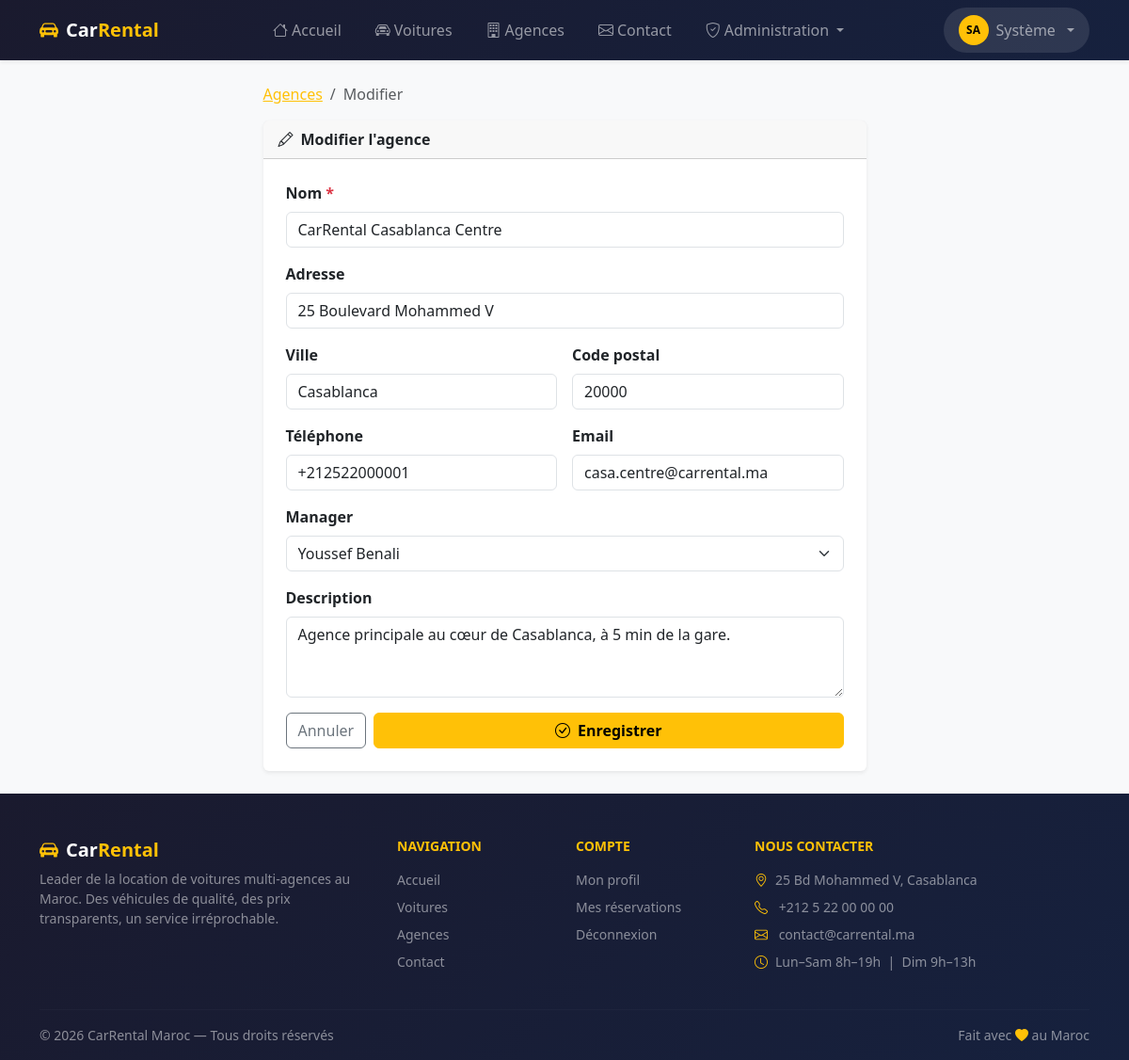
/admin/agencies/1/edit (signed in), run on the app's committed database.
### tables this page shows
CREATE TABLE agencies (
    id          INT UNSIGNED    NOT NULL AUTO_INCREMENT,
    manager_id  INT UNSIGNED    NULL,
    nom         VARCHAR(150)    NOT NULL,
    adresse     VARCHAR(255)    NOT NULL,
    ville       VARCHAR(100)    NOT NULL,
    code_postal VARCHAR(10)     NULL,
    pays        VARCHAR(100)    NOT NULL DEFAULT 'Maroc',
    telephone   VARCHAR(20)     NULL,
    email       VARCHAR(191)    NULL,
    description TEXT            NULL,
    logo        VARCHAR(255)    NULL,
    actif       TINYINT(1)      NOT NULL DEFAULT 1,
    created_at  TIMESTAMP       NOT NULL DEFAULT CURRENT_TIMESTAMP,
    updated_at  TIMESTAMP       NOT NULL DEFAULT CURRENT_TIMESTAMP
                                ON UPDATE CURRENT_TIMESTAMP,
    PRIMARY KEY (id),
    UNIQUE KEY uq_agencies_email (email),
    INDEX idx_agencies_ville (ville),
    INDEX idx_agencies_actif (actif),
    CONSTRAINT fk_agencies_manager
        FOREIGN KEY (manager_id) REFERENCES users (id)
        ON DELETE SET NULL ON UPDATE CASCADE
);

CREATE TABLE users (
    id          INT UNSIGNED    NOT NULL AUTO_INCREMENT,
    nom         VARCHAR(100)    NOT NULL,
    prenom      VARCHAR(100)    NOT NULL,
    email       VARCHAR(191)    NOT NULL,
    password    VARCHAR(255)    NOT NULL,
    role        ENUM('client', 'agency_manager', 'super_manager')
                                NOT NULL DEFAULT 'client',
    telephone   VARCHAR(20)     NULL,
    avatar      VARCHAR(255)    NULL,
    actif       TINYINT(1)      NOT NULL DEFAULT 1,
    created_at  TIMESTAMP       NOT NULL DEFAULT CURRENT_TIMESTAMP,
    updated_at  TIMESTAMP       NOT NULL DEFAULT CURRENT_TIMESTAMP
                                ON UPDATE CURRENT_TIMESTAMP,
    PRIMARY KEY (id),
    UNIQUE KEY uq_users_email (email),
    INDEX idx_users_role (role),
    INDEX idx_users_actif (actif)
);

### core/App.php (called while the page is built, shortened)
<?php
class App
{
    private Router $router;
    public function __construct()
    {
        $this->router = new Router();
    }
    public function run(): void
    {
        $this->router->dispatch(
            $_SERVER['REQUEST_METHOD'],
            $_SERVER['REQUEST_URI']
        );
    }
}

### public/index.php (called while the page is built, shortened)
<?php
$config = require BASE_PATH . '/config/app.php';
(new \App\Core\App())->run();

### core/Database.php (called while the page is built, shortened)
<?php
class Database
{
    private static ?PDO $instance = null;
    public static function getInstance(): PDO
    {
        if (self::$instance === null) {
            $config = require BASE_PATH . '/config/database.php';
            $dsn = sprintf(
                'mysql:host=%s;port=%s;dbname=%s;charset=utf8mb4',
                $config['host'],
                $config['port'] ?? 3306,
                $config['database']
            );
            try {
                self::$instance = new PDO($dsn, $config['username'], $config['password'], [
                    PDO::ATTR_ERRMODE            => PDO::ERRMODE_EXCEPTION,
                    PDO::ATTR_DEFAULT_FETCH_MODE => PDO::FETCH_ASSOC,
                    PDO::ATTR_EMULATE_PREPARES   => false,
                ]);
            } catch (PDOException $e) {
                error_log('[DB] ' . $e->getMessage());
                http_response_code(500);
                die('Erreur de connexion à la base de données.');
            }
        }
        return self::$instance;
    }
}

### core/Model.php (called while the page is built, shortened)
<?php
abstract class Model
{
    protected PDO    $db;
    public function __construct()
    {
        $this->db = Database::getInstance();
    }
    public function query(string $sql, array $params = []): array
    {
        $stmt = $this->db->prepare($sql);
        $stmt->execute($params);
        return $stmt->fetchAll();
    }
    public function queryOne(string $sql, array $params = []): array|false
    {
        $stmt = $this->db->prepare($sql);
        $stmt->execute($params);
        return $stmt->fetch();
    }
}

### app/Models/Agency.php (called while the page is built, shortened)
<?php
class Agency extends Model
{
    public function findWithManager(int $id): array|false
    {
        return $this->queryOne(
            "SELECT a.*,
                    u.nom       AS manager_nom,
                    u.prenom    AS manager_prenom,
                    u.email     AS manager_email
             FROM agencies a
             LEFT JOIN users u ON u.id = a.manager_id
             WHERE a.id = ?",
            [$id]
        );
    }
}

### app/Models/User.php (called while the page is built, shortened)
<?php
class User extends Model
{
    public function allManagers(): array
    {
        return $this->query(
            "SELECT * FROM users WHERE role = 'agency_manager' ORDER BY nom, prenom"
        );
    }
}

### app/Views/admin/agencies/edit.php (the view, shortened to what this page needs)
<div class="row justify-content-center"><div class="col-lg-7">
<nav aria-label="breadcrumb" class="mb-3">
    <ol class="breadcrumb">
        <li class="breadcrumb-item"><a href="/admin/agencies">Agences</a></li>
        <li class="breadcrumb-item active">Modifier</li>
    </ol>
</nav>
<div class="card shadow-sm">
    <div class="card-header fw-bold"><i class="bi bi-pencil me-2"></i>Modifier l'agence</div>
    <div class="card-body p-4">
        <form method="POST" action="/admin/agencies/<?= $agency['id'] ?>">
            <div class="row g-3">
                <div class="col-12">
                    <label class="form-label fw-bold">Nom <span class="text-danger">*</span></label>
                    <input type="text" name="nom" class="form-control" value="<?= htmlspecialchars($agency['nom']) ?>" required>
                </div>
                <div class="col-12">
                    <label class="form-label fw-bold">Adresse</label>
                    <input type="text" name="adresse" class="form-control" value="<?= htmlspecialchars($agency['adresse']) ?>">
                </div>
                <div class="col-6">
                    <label class="form-label fw-bold">Ville</label>
                    <input type="text" name="ville" class="form-control" value="<?= htmlspecialchars($agency['ville']) ?>">
                </div>
                <div class="col-6">
                    <label class="form-label fw-bold">Code postal</label>
                    <input type="text" name="code_postal" class="form-control" value="<?= htmlspecialchars($agency['code_postal'] ?? '') ?>">
                </div>
                <div class="col-6">
                    <label class="form-label fw-bold">Téléphone</label>
                    <input type="tel" name="telephone" class="form-control" value="<?= htmlspecialchars($agency['telephone'] ?? '') ?>">
                </div>
                <div class="col-6">
                    <label class="form-label fw-bold">Email</label>
                    <input type="email" name="email" class="form-control" value="<?= htmlspecialchars($agency['email'] ?? '') ?>">
                </div>
                <div class="col-12">
                    <label class="form-label fw-bold">Manager</label>
                    <select name="manager_id" class="form-select">
                        <?php foreach ($managers as $m): ?>
                            <option value="<?= $m['id'] ?>" <?= $agency['manager_id'] == $m['id'] ? 'selected' : '' ?>>
                                <?= htmlspecialchars($m['prenom'].' '.$m['nom']) ?>
                            </option>
                        <?php endforeach; ?>
                    </select>
                </div>
                <div class="col-12">
                    <label class="form-label fw-bold">Description</label>
                    <textarea name="description" class="form-control" rows="3"><?= htmlspecialchars($agency['description'] ?? '') ?></textarea>
                </div>
                <div class="col-12 d-flex gap-2">
                    <a href="/admin/agencies" class="btn btn-outline-secondary">Annuler</a>
                    <button type="submit" class="btn btn-warning fw-bold flex-grow-1">
                        <i class="bi bi-check-circle me-2"></i>Enregistrer
                    </button>
                </div>
            </div>
        </form>
    </div>
</div>
</div></div>

### core/Router.php (shortened to what this page needs)
<?php
class Router
{
    private array $routes = [];
    private function add(string $method, string $path, string $controller, string $action): void
    {
        $this->routes[] = [
            'method'     => $method,
            'pattern'    => $this->pathToRegex($path),
            'controller' => $controller,
            'action'     => $action,
            'params'     => $this->extractParamNames($path),
        ];
    }
    public function dispatch(string $method, string $uri): void
    {
        $uri = '/' . trim(strtok($uri, '?'), '/');
        foreach ($this->routes as $route) {
            if ($route['method'] !== $method) continue;
            if (preg_match($route['pattern'], $uri, $matches)) {
                $params = $this->extractParams($route['params'], $matches);
                $this->call($route['controller'], $route['action'], $params);
                return;
            }
        }
    }
    private function call(string $fqcn, string $action, array $params): void
    {
        $controller = new $fqcn();
        call_user_func_array([$controller, $action], $params);
    }
    private function pathToRegex(string $path): string
    {
        $pattern = preg_replace('/\{[a-z_]+\}/', '([0-9]+)', $path);
        return '#^' . $pattern . '$#';
    }
    private function extractParamNames(string $path): array
    {
        preg_match_all('/\{([a-z_]+)\}/', $path, $matches);
        return $matches[1];
    }
    private function extractParams(array $names, array $matches): array
    {
        $values = array_slice($matches, 1);
        $params = [];
        foreach ($names as $i => $name) {
            $params[$name] = isset($values[$i]) ? (int) $values[$i] : null;
        }
        return array_values($params);
    }
}

### public/assets/css/app.css (style rules this page uses)
:root { --cr-yellow: #FFC107; --cr-dark: #212529; }
body { background-color: #f8f9fa; }
a { color: var(--cr-yellow); }
.btn-warning { color: #000; }
.card { border: none; }

### data on the page
agencies: nom "CarRental Casablanca Centre", adresse "25 Boulevard Mohammed V", ville "Casablanca", code_postal "20000", telephone "+212522000001", email "casa.centre@carrental.ma", manager_id "Youssef Benali", description "Agence principale au cœur de Casablanca, à 5 min de la gare."
